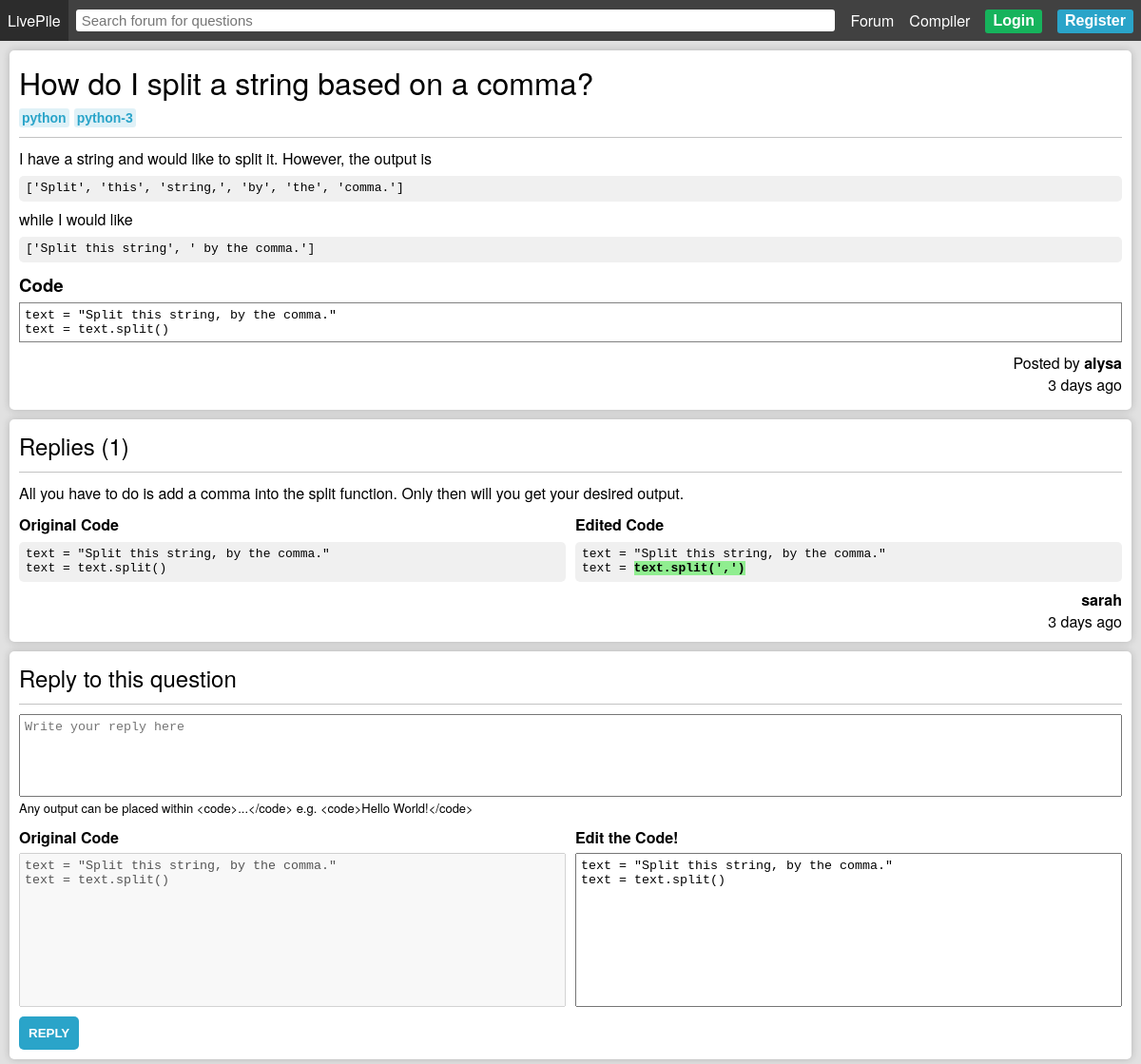
/post/1, run on the app's committed database.
### forum/models.py (models this page shows, shortened)
class Post(models.Model):
    title = models.CharField(max_length=255)
    content = models.TextField()
    code = models.TextField(blank=True)
    tags = models.ManyToManyField(Tag, default=None, related_name='posts')
    author = models.ForeignKey(Profile, on_delete=models.CASCADE, related_name='posts')
    created = models.DateTimeField(auto_now_add=True)
    def get_tags(self):
        return self.tags.all()
    def get_replies(self):
        return self.replies.all()
    def get_num_replies(self):
        return self.replies.all().count()
    def get_elapsed_time(self):
        duration = (datetime.now(timezone.utc) - self.created).total_seconds()
        years = divmod(duration, 32140800)
        months = divmod(years[1], 2678400)
        days = divmod(months[1], 86400)
        hours = divmod(days[1], 3600)
        minutes = divmod(hours[1], 60)
        elapsed = ""
        if (years[0] > 0):
            if (years[0] < 2):
                elapsed = str(int(years[0])) + " year "
            else:
                elapsed = str(int(years[0])) + " years "
        elif (months[0] > 0):
            if (months[0] < 2):
                elapsed = str(int(months[0])) + " month "
            else:
                elapsed = str(int(months[0])) + " months "
        elif (days[0] > 0):
            if (days[0] < 2):
                elapsed = str(int(days[0])) + " day "
            else:
                elapsed = str(int(days[0])) + " days "
        elif (hours[0] > 0):
            if (hours[0] < 2):
                elapsed = str(int(hours[0])) + " hour "
            else:
                elapsed = str(int(hours[0])) + " hours "
        elif (minutes[0] > 0):
            if (minutes[0] < 2):
                elapsed = str(int(minutes[0])) + " min "
            else:
                elapsed = str(int(minutes[0])) + " mins "
        else:
            elapsed = "a while "
        return f"{elapsed}"
    class Meta:
        ordering = ('-created',)

class Tag(models.Model):
    tag = models.CharField(max_length=100)
    def __str__(self):
        return f"{self.tag}"
    class Meta:
        ordering = ('tag',)

class Profile(models.Model):
    user = models.OneToOneField(User, on_delete=models.CASCADE)
    fname = models.CharField(max_length=255, blank=True)
    lname = models.CharField(max_length=255, blank=True)
    avatar = models.ImageField(default='avatars/default-avatar.png', upload_to='avatars/', validators=[FileExtensionValidator(['png', 'jpg', 'jpeg'])])
    created = models.DateTimeField(auto_now_add=True)
    def __str__(self):
        return f"{self.user.username}"

class Reply(models.Model):
    content = models.TextField()
    code = models.TextField(blank=True)
    post = models.ForeignKey(Post, on_delete=models.CASCADE, related_name='replies')
    author = models.ForeignKey(Profile, on_delete=models.CASCADE, related_name='replies')
    created = models.DateTimeField(auto_now_add=True)
    def get_elapsed_time(self):
        duration = (datetime.now(timezone.utc) - self.created).total_seconds()
        years = divmod(duration, 32140800)
        months = divmod(years[1], 2678400)
        days = divmod(months[1], 86400)
        hours = divmod(days[1], 3600)
        minutes = divmod(hours[1], 60)
        elapsed = ""
        if (years[0] > 0):
            if (years[0] < 2):
                elapsed = str(int(years[0])) + " year "
            else:
                elapsed = str(int(years[0])) + " years "
        elif (months[0] > 0):
            if (months[0] < 2):
                elapsed = str(int(months[0])) + " month "
            else:
                elapsed = str(int(months[0])) + " months "
        elif (days[0] > 0):
            if (days[0] < 2):
                elapsed = str(int(days[0])) + " day "
            else:
                elapsed = str(int(days[0])) + " days "
        elif (hours[0] > 0):
            if (hours[0] < 2):
                elapsed = str(int(hours[0])) + " hour "
            else:
                elapsed = str(int(hours[0])) + " hours "
        elif (minutes[0] > 0):
            if (minutes[0] < 2):
                elapsed = str(int(minutes[0])) + " min "
            else:
                elapsed = str(int(minutes[0])) + " mins "
        else:
            elapsed = "a while "
        return f"{elapsed}"
    class Meta:
        ordering = ('-created',)

### forum/views.py (the view, shortened to what this page needs)
# urls.py: path('post/<int:pk>', views.post, name='post'),
def post(request, pk):
    context = {}
    if request.user.is_authenticated:
        context['my_profile'] = Profile.objects.get(user=request.user)
    try:
        post = Post.objects.get(pk=pk)
        post.content = post.content.replace("<code>", "<pre>")
        post.content = post.content.replace("</code>", "</pre>")
        context['post'] = post
        replies = post.get_replies()
        for reply in replies:
            reply.content = reply.content.replace("<code>", "<pre>")
            reply.content = reply.content.replace("</code>", "</pre>")
            if reply.code != '':
                newCode = compare(post.code, reply.code)
                reply.code = newCode
        context['replies'] = replies
    except Exception as e:
        print("views.post threw an error", e)
    return render(request, 'forum/post.html', context)

### forum/views.py (called while the page is built)
def find_indices(s):
    list = []
    for pos, char in enumerate(s):
        if(char == "_"):
            list.append(pos)
    return list

def consecutiveRanges(a, n):
    length = 1
    list = []
    if (n == 0):
        return list
    for i in range (1, n + 1):
        if (i == n or a[i] - a[i - 1] != 1):
            if (length == 1):
                list.append(str(a[i - length]))
            else:
                temp = (str(a[i - length]) + ":" + str(a[i - 1] + 1))
                list.append(temp)
            length = 1
        else:
            length += 1
    return list

def tokenize(s):
    return re.split('\s+', s)

def untokenize(ts):
    return ' '.join(ts)

def equalize(original, edited):
    l1 = tokenize(original)
    l2 = tokenize(edited)
    res1 = []
    res2 = []
    prev = difflib.Match(0,0,0)
    for match in difflib.SequenceMatcher(a=l1, b=l2).get_matching_blocks():
        if (prev.a + prev.size != match.a):
            for i in range(prev.a + prev.size, match.a):
                res2 += ['_' * len(l1[i])]
            res1 += l1[prev.a + prev.size:match.a]
        if (prev.b + prev.size != match.b):
            for i in range(prev.b + prev.size, match.b):
                res1 += ['_' * len(l2[i])]
            res2 += l2[prev.b + prev.size:match.b]
        res1 += l1[match.a:match.a+match.size]
        res2 += l2[match.b:match.b+match.size]
        prev = match
    return untokenize(res1), untokenize(res2)

def compare(original, edited):
    s1, s2 = equalize(original, edited)
    arr1 = find_indices(s1)
    color_arr = consecutiveRanges(arr1, len(arr1))
    words_to_highlight = []
    for color in color_arr:
        color = color.split(":")
        start = None
        end = None
        try:
            start = int(color[0])
            end = int(color[1])
        except Exception as e:
            pass
        words_to_highlight.append(s2[start:end])
    try:
        for i in range(len(words_to_highlight)):
            edited = edited.replace(words_to_highlight[i], "<span style='background-color: lightgreen; font-weight: bold;'>" + words_to_highlight[i] + "</span>")
    except Exception as e:
        print(e)
    edited = "<span>" + edited + "</span>"
    return edited

### forum/templates/forum/post.html (shortened to what this page needs)
{% extends "./index.html" %}
{% block content %}
        <div class="content">
            {% if post %}
            <div class="col">
                <div class="box shadow">
                    <div class="row">
                        <div class="col horizontal-align" style="flex: 1;">
                            <h1 style="text-align: left; font-weight: 500;">{{ post.title }}</h1>
                            {% if post.tags %}
                            <div class="row" style="margin-top: 5px;">
                                {% for tag in post.get_tags %}
                                <form class="col" method="post" action="/search/">
                                    <input class="tag" name="tag" type="submit" value="{{ tag }}" />
                                </form>
                                {% endfor %}
                            </div>
                            {% endif %}
                        </div>
                    </div>
                    <div class="divider"></div>
                    <div style="margin-bottom: 10px;">
                        {{ post.content|safe }}
                    </div>
                    {% if post.code %}
                    <div class="col">
                        <h3>Code</h3>
                        <textarea id="original-code" style="resize: none; margin: 5px 0; padding: 5px; color: black; background-color: white; border-color: gray;" disabled>{{ post.code|safe }}</textarea>
                    </div>
                    <div class="col" style="align-items: flex-end; margin: 5px 0;">
                        <span>Posted by <a style="text-decoration: none; color: black; font-weight: bold;" href="{% url 'profile' post.author %}">{{ post.author }}</a></span>
                        <span>{{ post.get_elapsed_time }}ago</span>
                    </div>
                    {% endif %}
                </div>
                <div class="box shadow">
                    <h2 style="font-weight: 500;">Replies ({{ post.get_num_replies }})</h2>
                    {% if replies %}
                    {% for reply in replies %}
                    <div class="divider"></div>
                    <div style="margin-bottom: 10px;">
                        {{ reply.content|safe }}
                    </div>
                    {% if reply.code %}
                    <div class="row">
                        <div style="flex: 1; margin-right: 5px;">
                            <b>Original Code</b>
                            <pre>{{ post.code }}</pre>
                        </div>
                        <div style="flex: 1; margin-left: 5px;">
                            <b>Edited Code</b>
                            <pre>{{ reply.code|safe }}</pre>
                        </div>
                    </div>
                    {% endif %}
                    <div class="col" style="align-items: flex-end;">
                        <span><a style="text-decoration: none; color: black; font-weight: bold;" href="{% url 'profile' reply.author %}">{{ reply.author }}</a></span>
                        <span>{{ reply.get_elapsed_time }}ago</span>
                    </div>
                    {% endfor %}
                    {% else %}
                    <div class="divider"></div>
                    No replies at the moment. Be the first to reply!
                    {% endif %}
                </div>
                <div class="box shadow">
                    <h2 style="font-weight: 500;">Reply to this question</h2>
                    <div class="divider"></div>
                    <form class="col" method="post" action="{% url 'post' post.pk %}">
                        <textarea name="content" style="resize: none; padding: 5px;" rows="5" placeholder="Write your reply here" required></textarea>
                        <span style="font-size: 13px; margin: 2px 0 10px 0;">Any output can be placed within &#60;code&#62;...&#60;/code&#62; e.g. &#60;code&#62;Hello World!&#60;/code&#62;</span>
                        <div class="row">
                            <div class="col" style="flex: 1; margin-right: 5px">
                                <b>Original Code</b>
                                <textarea id="original" style="resize: none; padding: 5px; margin-top: 5px;" rows="10" disabled>{{ post.code }}</textarea>
                            </div>
                            <div class="col" style="flex: 1; margin-left: 5px">
                                <b>Edit the Code!</b>
                                <textarea id="code" name="code" style="resize: none; padding: 5px; flex: 1; margin-top: 5px;" rows="10">{{ post.code }}</textarea>
                            </div>
                        </div>
                        <input class="blue form-button" style="margin: 5px 0 0 0; width: fit-content;" type="submit" value="REPLY" />
                    </form>
                </div>
            </div>
            {% else %}
            <div class="box shadow center">
                <span>Post not found. <a class="a-link" href="/">Go home</a>.</span>
            </div>
            {% endif %}
        </div>
{% endblock %}

### forum/static/css/livepile.css (style rules this page uses)
html, body { height: 100%; margin: 0; }
body { width: 100%; height: 100%; display: flex; flex-direction: column; background-color:#e1e1e1; font-family: 'Helvetica Neue', Helvetica, Arial, sans-serif; }
.content { margin: 5px; height: 100%; }
.row { display: flex; flex-direction: row; }
.col { display: flex; flex-direction: column; }
.horizontal-align { display: flex; justify-content: center; }
.blue { background-color: #2aa4c9; color: white; font-weight: bold; }
h1, h2, h3, h4 { margin: 0; padding: 0; }
h1 { text-align: center; }
.box { flex: 1; margin: 5px; padding: 10px; border-radius: 5px; background-color: white; }
.shadow { box-shadow: 0 0 8px rgba(0, 0, 0, 0.2); }
.divider { border-top: 1px solid #c3c3c3; margin: 10px 0; }
.form-button { margin: 5px 0; padding: 10px; border-style: none; border-radius: 5px; }
.tag { background-color: rgba(42, 164, 201, 0.15); width: fit-content; color: #2aa4c9; font-weight: bold; font-size: 14px; padding: 2px 3px; border-radius: 3px; margin-right: 5px; border: 0; }
pre { background-color: #f0f0f0; padding: 5px 7px 7px 7px; border-radius: 5px; margin: 7px 0; color: black; }

### data on the page
Post: title "How do I split a string based on a comma?", content "I have a string and would like to split it. However, the output is ['Split', 'this', 'string,', 'by', 'the', 'comma.'] while I would like ['Split this string', ' by the comma.']", code "text = \"Split this string, by the comma.\" text = text.split()", author "alysa", get_elapsed_time "3 days", get_num_replies "1"
Tag: tag "python"
Tag: tag "python-3"
Reply: content "All you have to do is add a comma into the split function. Only then will you get your desired output.", code "text = \"Split this string, by the comma.\" text = text.split(',')", author "sarah", get_elapsed_time "3 days"
